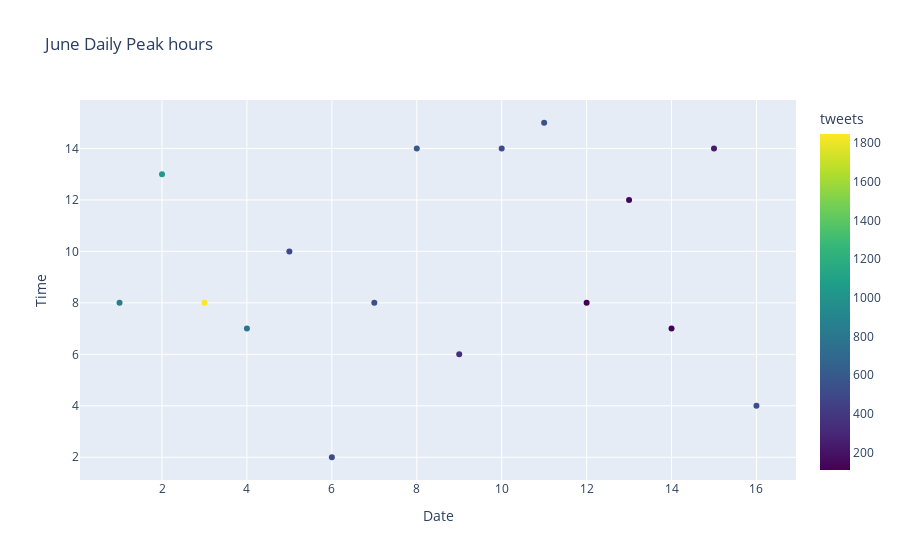

The notebook cell this image was saved under:
### Markdown cell above
The graph above shows for each day what time user tweets most. Based on the graph people post tweets during 6 p.m that would be after working hour.

### Code cell
fig = px.scatter(max_counts_df_june, x="tweet_date", y="tweet_hour", title='June Daily Peak hours',color='tweets'
             ,color_continuous_scale=px.colors.sequential.Viridis)
fig.update_xaxes(title='Date')
fig.update_yaxes(title='Time')
fig.update_layout(plot_bgcolor='rgba(225,244,249)')
fig.show()

### Figure 1 — Plotly figure (JSON) as saved in the notebook; plotly's stock layout.template omitted (floating-point values rounded to 4 significant figures)
{"data": [{"hovertemplate": "tweet_date=%{x}<br>tweet_hour=%{y}<br>tweets=%{marker.color}<extra></extra>", "legendgroup": "", "marker": {"color": [833, 1030, 1847, 787, 496, 494, 548, 592, 349, 493, 544, 109, 124, 113, 241, 515], "coloraxis": "coloraxis", "symbol": "circle"}, "mode": "markers", "name": "", "orientation": "v", "showlegend": false, "type": "scatter", "x": [1, 2, 3, 4, 5, 6, 7, 8, 9, 10, 11, 12, 13, 14, 15, 16], "xaxis": "x", "y": [8, 13, 8, 7, 10, 2, 8, 14, 6, 14, 15, 8, 12, 7, 14, 4], "yaxis": "y"}], "layout": {"coloraxis": {"colorbar": {"title": {"text": "tweets"}}, "colorscale": [[0, "#440154"], [0.1111, "#482878"], [0.2222, "#3e4989"], [0.3333, "#31688e"], [0.4444, "#26828e"], [0.5556, "#1f9e89"], [0.6667, "#35b779"], [0.7778, "#6ece58"], [0.8889, "#b5de2b"], [1, "#fde725"]]}, "legend": {"tracegroupgap": 0}, "plot_bgcolor": "rgba(225,244,249)", "title": {"text": "June Daily Peak hours"}, "xaxis": {"anchor": "y", "domain": [0, 1], "title": {"text": "Date"}}, "yaxis": {"anchor": "x", "domain": [0, 1], "title": {"text": "Time"}}}}
